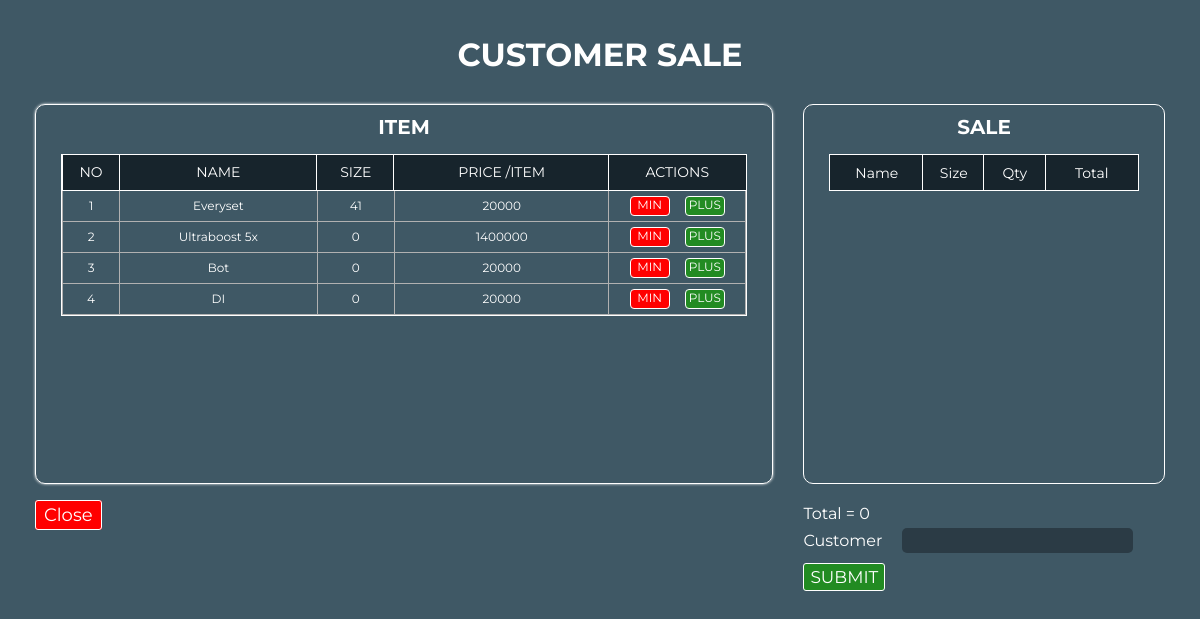
The page /view/viewAddSale.php (signed in) on the database its author committed.
### tables this page shows
CREATE TABLE `item` (
  `id` int(100) NOT NULL,
  `name` varchar(100) NOT NULL,
  `price` bigint(20) NOT NULL,
  `stock` int(11) NOT NULL,
  `size` int(11) NOT NULL DEFAULT 0,
  `category` varchar(100) NOT NULL
);

### repository/getAllData.php (called while the page is built, shortened)
<?php
require_once "../model/itemModel.php";
function getAllItem(): array
{
    $connection = getConnection();
    $sql = "SELECT * FROM item";
    $result = $connection ->query($sql);
    $array = [];
    while ($row = $result->fetch())
        $array[] = new Item(
            id: $row["id"],
            name: $row["name"],
            price: $row["price"],
            stock: $row["stock"],
            size: $row["size"],
            category: $row["category"]
        );
    return $array;
}

### model/itemModel.php (called while the page is built, shortened)
<?php
class Item
{
    private int $id;
    private string $name;
    private int $price;
    private int $size;
    public function __construct(int $id, string $name, int $price, int $stock, string $category, int $size)
    {
        $this->id = $id;
        $this->name = $name;
        $this->price = $price;
        $this->size = $size;
    }
    public function getId(): int
    {
        return $this->id;
    }
    public function getName(): string
    {
        return $this->name;
    }
    public function getPrice(): int
    {
        return $this->price;
    }
    public function getSize(): int {
        return $this->size;
    }
}

### view/viewAddSale.php (the view, shortened to what this page needs)
<?php
require_once "../repository/getAllData.php";
$data = getAllItem();
?>
<!DOCTYPE html>
    <html lang="en">
    <head>
        <link rel="stylesheet" href="../assets/style/styleAddSale.css">
    </head>
    <body>
        <div class="container">
            <div>
                <h1> CUSTOMER SALE </h1>
            </div>
            <div class="container-sale">
                <div class="item">
                    <div class="outer-wrapper">
                        <h2> ITEM </h2>
                        <div class="table-wrapper">
                            <table>
                                <tr>
                                    <th>NO</th>
                                    <th>NAME</th>
                                    <th>SIZE</th>
                                    <th>PRICE /ITEM</th>
                                    <th width="20%">ACTIONS</th>
                                </tr>
                                <?php
                                $counter = 1;
                                foreach ($data as $item) {
                                    ?>
                                    <tr>
                                        <td><?= $counter ?></td>
                                        <td><?= $item->getName() ?></td>
                                        <td><?= $item->getSize() ?></td>
                                        <td><?= $item->getPrice() ?></td>
                                        <td>
                                            <div class="td-quantity">
                                                <a href="../repository/sale_customer/actionAddSale.php?action_type=remove_item&id=<?=$item->getId()?>&product_name=<?=$item->getName()?>&size=<?=$item->getSize()?>&quantity=1&price=<?=$item->getPrice()?>" class="min">
                                                    MIN
                                                </a>
                                                <a href="../repository/sale_customer/actionAddSale.php?action_type=add_item&id=<?=$item->getId()?>&product_name=<?=$item->getName()?>&size=<?=$item->getSize()?>&quantity=1&price=<?=$item->getPrice()?>" class="plus">
                                                    PLUS
                                                </a>
                                            </div>
                                        </td>
                                    </tr>
                                    <?php $counter++;
                                } ?>
                            </table>
                        </div>
                    </div>
                </div>
                <div class="item-sale">
                    <h2> SALE </h2>
                    <div class="table-wrapper">
                        <table>
                            <thead>
                            <tr>
                                <th>Name</th>
                                <th>Size</th>
                                <th width="20%">Qty</th>
                                <th width="30%">Total</th>
                            </tr>
                            </thead>
                            <?php
                            $Total = 0;
                                    ?>
                        </table>
                    </div>
                </div>
            </div>
            <div class="footer">
                <div class="close">
                    <a href="../repository/sale_customer/actionAddSale.php?action_type=clear_session" class="button-close">Close</a>
                </div>
                <div class="submit">
                    <label> Total = <?= $Total?></label>
                    <form method="POST" action="../repository/sale_customer/actionAddSale.php?action_type=submit" class="input-form">
                        <label>Customer <input name="customer_name"> </label>
                        <br>
                        <button class="button-submit" type="submit">SUBMIT</button>
                    </form>
                </div>
            </div>
        </div>
    </body>
</html>

### assets/style/styleAddSale.css (style rules this page uses)
* { margin: 0; padding: 0; outline: none; border: none; text-decoration: none; box-sizing: border-box; font-family: 'Montserrat', Arial, sans-serif; }
html, body { height: 100%; background-color: #3F5865; margin: 0; }
.container { display: flex; height: 100%; color: white; flex-direction: column; padding: 35px; }
.container h1 { text-align: center; }
.container-sale { display: flex; height: 400px; margin-top: 20px; }
.item { width: 70%; }
.outer-wrapper { margin: 10px 0; border: 1px solid white; border-radius: 10px; box-shadow: 0 0 3px white; max-width: 100%; height: 95%; padding: 10px 25px; }
.outer-wrapper h2 { margin-bottom: 15px; text-align: center; font-size: 20px; }
.table-wrapper { max-height: 85%; overflow-y: auto; border: 1px solid white; }
table { width: 100%; border-collapse: collapse; }
table th { position: sticky; top: 0; background-color: #17242C; color: white; text-align: center; font-weight: normal; font-size: 14px; outline: 1px solid white; height: 35px; }
table td { text-align: center; font-size: 12px; border: 1px solid rgb(177, 177, 177); color: white; }
.td-quantity { display: flex; justify-content: space-evenly; align-items: center; padding: 5px; }
.min, .plus { border-radius: 4px; color: white; cursor: pointer; border: 1px solid white; }
.min { width: 40px; height: 20px; background-color: red; }
.plus { width: 40px; height: 20px; background-color: forestgreen; }
.item-sale { width: 34%; height: 95%; margin: 10px 0 0 30px; border: 1px solid white; border-radius: 10px; padding: 10px 25px; }
.item-sale h2 { text-align: center; font-size: 20px; margin-bottom: 15px; }
.footer { display: flex; justify-content: space-between; margin-top: 10px; }
.submit { width: 32%; }
.input-form { padding-top: 5px; }
.input-form input { box-sizing: border-box; border-radius: 5px; border: none; height: 25px; width: 64%; color: white; background-color: #2B3B45; margin-left: 15px; padding-left: 10px; }
.button-close { padding: 3px 8px; color: white; border: 1px solid white; border-radius: 3px; text-decoration: none; background-color: red; font-size: 18px; }
.button-submit { padding: 3px 6px; color: white; border: 1px solid white; border-radius: 3px; text-decoration: none; background-color: forestgreen; font-size: 17px; margin-top: 10px; }

### rows shown on the page
item: name "Everyset", size "41", price "20000"
item: name "Ultraboost 5x", size "0", price "1400000"
item: name "Bot", size "0", price "20000"
item: name "DI", size "0", price "20000"

### other values the page prints
$Total "0"
